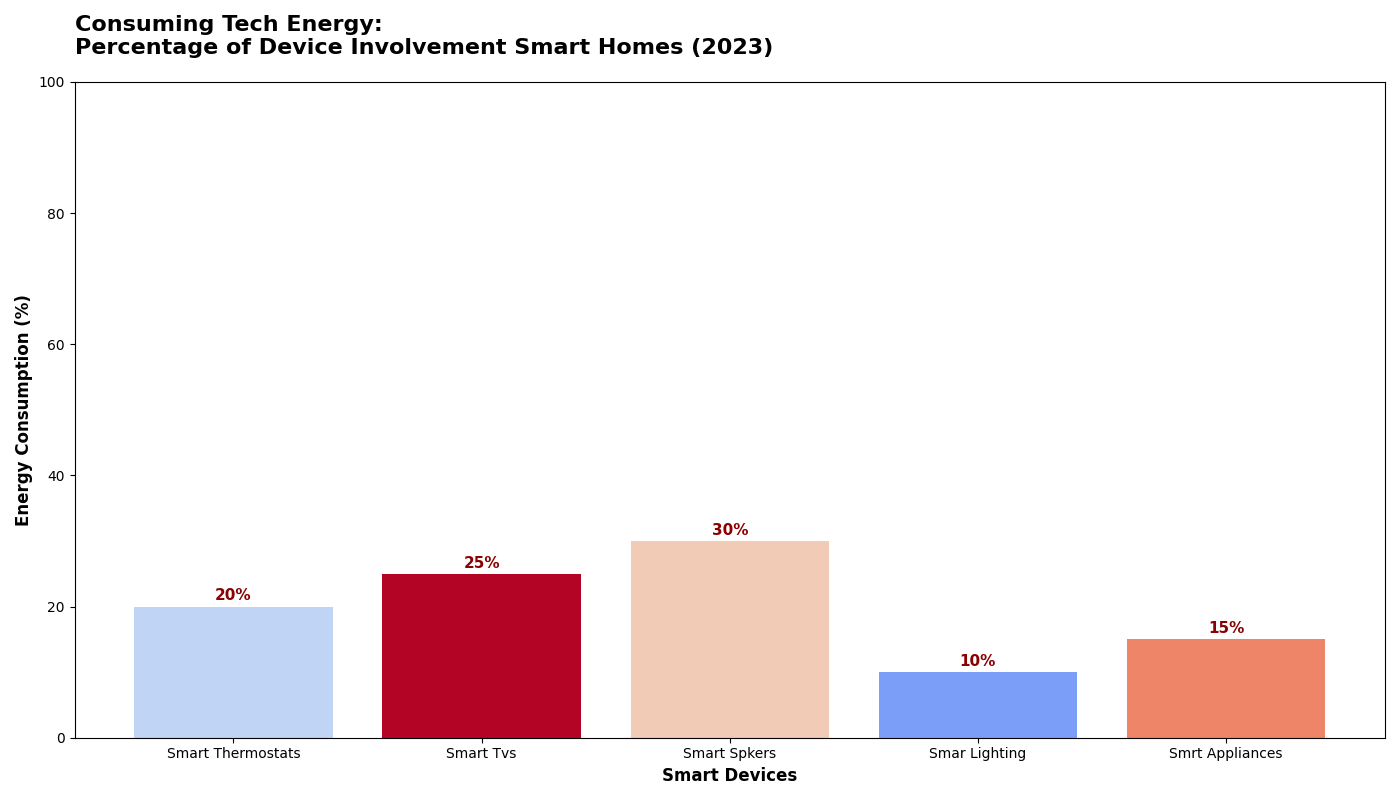

This chart was generated by the following Python code:
import matplotlib.pyplot as plt
import numpy as np

device_categories = ['Smart Thermostats', 'Smart Tvs', 'Smart Spkers', 'Smar Lighting', 'Smrt Appliances']
energy_consumption_percentages = [20, 25, 30, 10, 15]

cmap = plt.get_cmap('coolwarm')
colors = [cmap(0.4), cmap(1.0), cmap(0.6), cmap(0.2), cmap(0.8)]

fig, ax = plt.subplots(figsize=(14, 8))
bars = ax.bar(device_categories, energy_consumption_percentages, color=colors)

ax.set_xlabel('Smart Devices', fontsize=12, fontweight='bold')
ax.set_ylabel('Energy Consumption (%)', fontsize=12, fontweight='bold')
ax.set_title('Consuming Tech Energy:\nPercentage of Device Involvement Smart Homes (2023)', fontsize=16, fontweight='bold', loc='left', pad=20)

for bar in bars:
    height = bar.get_height()
    ax.text(bar.get_x() + bar.get_width()/2, height + 0.5,
            f'{height}%', ha='center', va='bottom', fontsize=11, fontweight='bold', color='darkred')

ax.set_ylim(0, 100)

plt.tight_layout()
plt.show()
